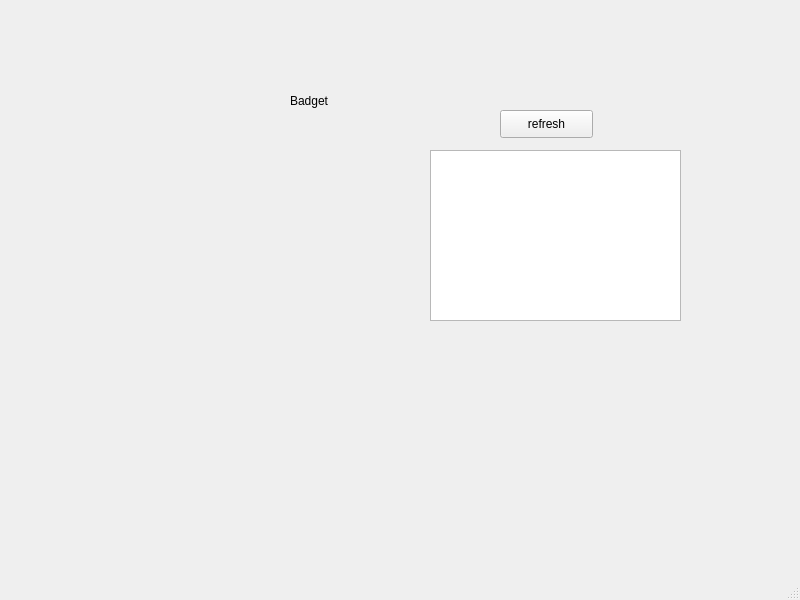
<?xml version="1.0" encoding="UTF-8"?>
<ui version="4.0">
 <class>MainWindowARDUINO</class>
 <widget class="QMainWindow" name="MainWindowARDUINO">
  <property name="geometry">
   <rect>
    <x>0</x>
    <y>0</y>
    <width>800</width>
    <height>600</height>
   </rect>
  </property>
  <property name="windowTitle">
   <string>MainWindow</string>
  </property>
  <widget class="QWidget" name="centralwidget">
   <widget class="QPushButton" name="refresh">
    <property name="geometry">
     <rect>
      <x>500</x>
      <y>110</y>
      <width>93</width>
      <height>28</height>
     </rect>
    </property>
    <property name="text">
     <string>refresh</string>
    </property>
   </widget>
   <widget class="QTextEdit" name="textEdit">
    <property name="geometry">
     <rect>
      <x>430</x>
      <y>150</y>
      <width>251</width>
      <height>171</height>
     </rect>
    </property>
   </widget>
   <widget class="QLabel" name="label">
    <property name="geometry">
     <rect>
      <x>290</x>
      <y>90</y>
      <width>121</width>
      <height>21</height>
     </rect>
    </property>
    <property name="text">
     <string>Badget</string>
    </property>
   </widget>
  </widget>
  <widget class="QMenuBar" name="menubar">
   <property name="geometry">
    <rect>
     <x>0</x>
     <y>0</y>
     <width>800</width>
     <height>26</height>
    </rect>
   </property>
  </widget>
  <widget class="QStatusBar" name="statusbar"/>
 </widget>
 <resources/>
 <connections/>
</ui>
